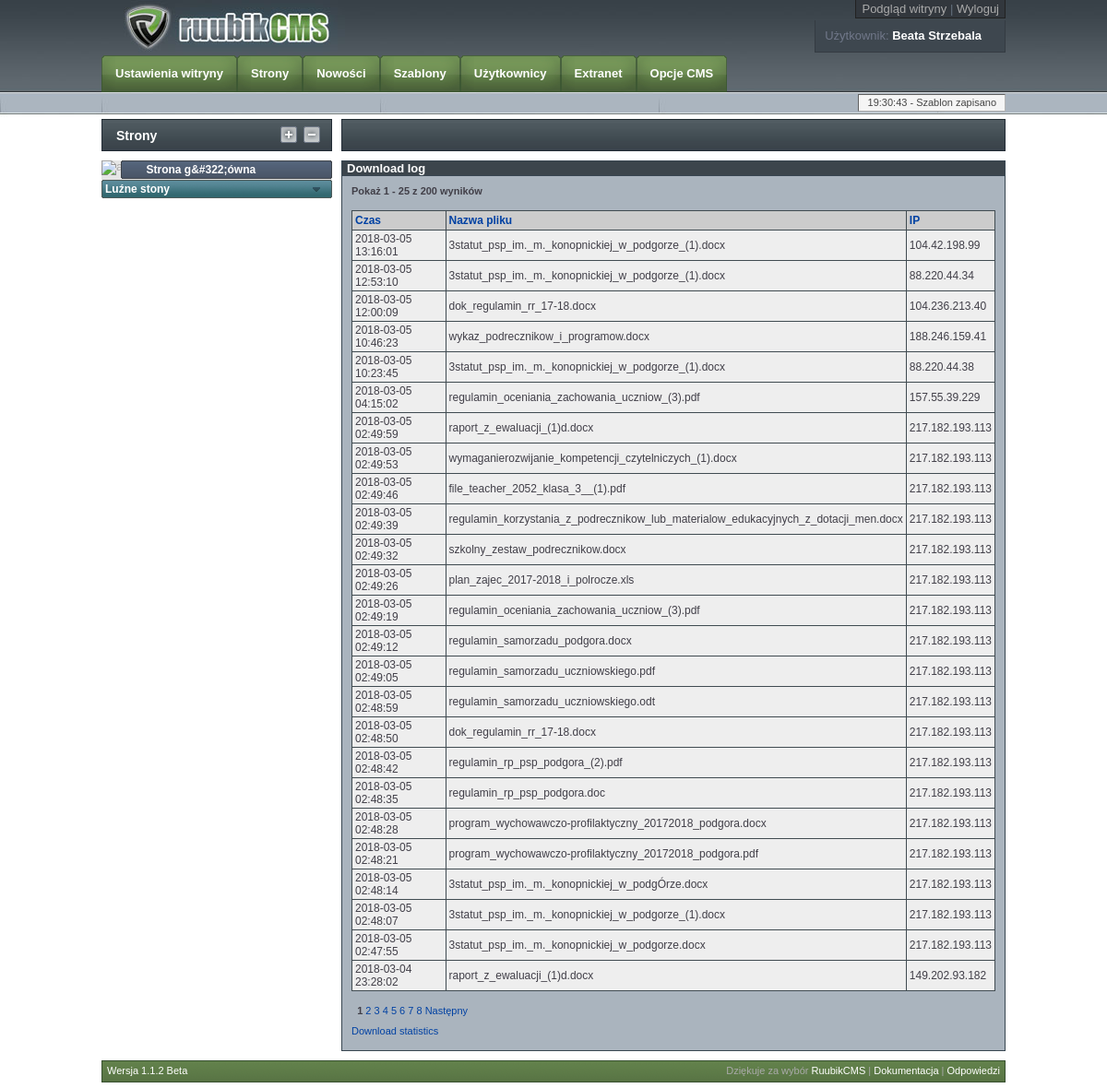
The app's page /ruubikcms/cms/dllog.php (signed in) with its own data.
### tables this page shows
CREATE TABLE "log" ("id" INTEGER PRIMARY KEY  NOT NULL ,"msg" TEXT,"time" TEXT,"ip" TEXT,"user" TEXT);

CREATE TABLE "page" ("pageurl" text PRIMARY KEY ,"name" text,"title" text,"header1" text,"description" text,"keywords" text,"content" text,"mother" text,"levelnum" integer,"ordernum" integer,"image1" text,"image2" text,"lang" text,"pagetype" integer,"extracode" text,"status" integer, "updater" TEXT, "updated" TEXT, "creator" TEXT, "image3" TEXT);

CREATE TABLE "dl_log" ("filename" TEXT,"ip" TEXT,"time" TEXT);

### ruubikcms/includes/commonfunc.php (called while the page is built, shortened)
<?php
function ec($input) {
	$site = get_site_data();
	return stripslashes(htmlentities($input, $ent=ENT_COMPAT, $site['charset']));
}
function query_single($sql)
{
	global $dbh;
	$result = $dbh->query($sql);
	$value = $result->fetchColumn();
	if ($value) return $value;
	else return FALSE;
}
function query_prep($sql, $params_array)
{
	global $dbh;
	$stmt = $dbh->prepare($sql);
	if ($stmt->execute($params_array)) {
		$result = $stmt->fetch(PDO::FETCH_NUM);
		return $result[0];
	}
}
function get_site_data()
{
	global $dbh;
	$stmt = $dbh->prepare("SELECT * FROM site WHERE id = 1");
	if ($stmt->execute()) {
		$result = $stmt->fetchAll(PDO::FETCH_ASSOC);
		return $result[0];
	}
}
?>

### ruubikcms/cms/includes/functions.php (called while the page is built, shortened)
<?php
function root_page($pageurl, $table='page')
{
	$level = query_prep("SELECT levelnum FROM ".$table." WHERE pageurl = ?", array($pageurl));
}
?>

### ruubikcms/cms/dllog.php (the view, shortened to what this page needs)
<?php
require('includes/required.php');
$cmspage = LOG;
require('includes/head.php');
?>
			<div id="mainBody">
			<?php require('includes/pagemenu.php');?>
				<form method="post" action="<?php echo ec($_SERVER['PHP_SELF']).'?'.ec($_SERVER['QUERY_STRING']);?>" name="newsEditForm">
                <div id="rightDiv">
					<div id="buttonBar">
					</div>
					<div id="rightContent">
						<div id="newsAdmin">
							<h2><?php echo DOWNLOADLOG;?></h2>
								<?php
								$rowsperpage = ROWSPERPAGE;
								if (isset($_GET['page'])) $page = intval($_GET['page']);
								else $page = 1;
								$start = $rowsperpage * ($page-1);
								$total = query_single("SELECT COUNT(*) FROM dl_log");
								$lastpage = ceil($total/$rowsperpage);
								$self = ec($_SERVER['PHP_SELF']).'?';
								if (isset($_GET['order'])) $self .= 'order='.$_GET['order'];
								else $self .= 'order=1';
								if (isset($_GET['desc']) OR !isset($_GET['order'])) $self .= '&amp;desc=1';
								$nav  = '';
								for($i = 1; $i <= $lastpage; $i++) {
									if ($i == $page) $nav .= " $i ";
									else $nav .= " <a href=\"$self&amp;page=$i\">$i</a> ";
								}
								if ($page > 1) {
									$i  = $page - 1;
									$prev  = ' <a href="'.$self.'&amp;page='.$i.'">'.PREVIOUS.'</a> ';
									$first  = ' <a href="'.$self.'&amp;page=1">'.FIRSTPAGE.'</a> ';
								} else {
								   $prev  = '&nbsp;';
								}
								if ($page < $lastpage) {
									$i = $page + 1;
									$next  = ' <a href="'.$self.'&amp;page='.$i.'">'.NEXT.'</a> ';
								} else {
								   $next = '&nbsp;';
								   $last = '&nbsp;';
								}
								if ($_GET['order'] == 1) $order = 'time';
								elseif ($_GET['order'] == 2) $order = 'filename';
								elseif ($_GET['order'] == 3) $order = 'ip';
								else $order = 'time';
								if ($_GET['desc'] == 1 OR !isset($_GET['order'])) $desc = ' DESC';
								else $desc = '';
								if ($lastpage > 1) echo '<p>'.SHOWING.' '.($start+1).' - '.($start+$rowsperpage > $total ? $total : $start+$rowsperpage).' '.sprintf(OFTOTALRESULTS, $total).'</p>';
								echo '<table class="logtable">';
								echo '<tr><th><a href="'.($_GET['desc'] ? '?order=1' : '?order=1&amp;desc=1').'">'.TIME.'</a></th><th><a href="'.($_GET['desc'] ? '?order=2' : '?order=2&amp;desc=1').'">'.FILENAME.'</a></th><th><a href="'.($_GET['desc'] ? '?order=4' : '?order=4&amp;desc=1').'">IP</a></th></tr>';
								$sql = "SELECT * FROM dl_log ORDER BY ".$order.$desc." LIMIT ".$start.", ".$rowsperpage;
								foreach ($dbh->query($sql) as $row) {
									echo '<tr><td>'.$row['time'].'</td><td>'.$row['filename'].'</td><td>'.$row['ip'].'</td></tr>';
								}
								echo '</table>';
								if ($lastpage > 1) echo '<p>'.$prev.$nav.$next.'</p>';
								echo '<p><a href="dlcount.php">'.DOWNLOADSTATS.'</a></p>';
								?>
						</div>
					</div>
				</div>
				<div class="clear"></div>
				</form>
			</div>
<?php require('includes/footer.php');?>

### ruubikcms/cms/includes/head.php (shortened to what this page needs)
<!DOCTYPE html PUBLIC "-//W3C//DTD XHTML 1.0 Transitional//EN"
"http://www.w3.org/TR/xhtml1/DTD/xhtml1-transitional.dtd">
<html xmlns="http://www.w3.org/1999/xhtml" xml:lang="<?php echo RLANG;?>" lang="<?php echo RLANG;?>">
	<head>
        <link rel="stylesheet" type="text/css" href="css/default.css" />
        <link rel="stylesheet" type="text/css" href="css/ruubikBody.css" />
        <link rel="stylesheet" type="text/css" href="css/ruubikMainMenu.css" />
        <link rel="stylesheet" type="text/css" href="css/ruubikWebMenu.css" />
        <link rel="stylesheet" type="text/css" href="css/ruubikButtons.css" />
        <link rel="stylesheet" type="text/css" href="css/ruubikToolTip.css" />
        <link rel="stylesheet" type="text/css" href="css/styleLogin.css" />
        <link rel="stylesheet" type="text/css" href="css/datePicker.css" />
		<?php if ($cmspage == LOG) echo '<link rel="stylesheet" type="text/css" href="css/styleAdminNews.css" />';?>
    </head>
    <body>
        <div id="wrapper">
            <div id="header">
                <div id="top">
					<div id="topLinks">
						<span id="linksBox">
							<a href="../../" target="_blank"><?php echo VIEWSITE;?></a> | <a href="login/logout.php"><?php echo LOGOUT;?></a>
						</span>
					</div>
					<div id="topUser">
						<span id="userBox">
							<?php
								$name = $_SESSION['firstname'].' '.$_SESSION['lastname'];
								echo USER.': <span id="userName">'.$name.'</span>';
							?>
						</span>
					</div>
				</div>
                <div id="mainNavigation">
                    <ul>
						<?php require('mainmenu.php');?>
					</ul>
				</div>
                 <div id="infoMessage">
					<div id="messageText"><?php echo substr(query_single("SELECT time FROM log ORDER BY time DESC LIMIT 1"),-8);?> - <?php echo query_single("SELECT msg FROM log ORDER BY time DESC LIMIT 1")?></div>
				</div>
			</div>

### ruubikcms/cms/includes/pagemenu.php (shortened to what this page needs)
           <div id="leftDiv">
<div class="blueHeader"><?php echo WEBPAGES;?><div id="showAll">&nbsp;</div><div id="showMain">&nbsp;</div></div>
<div id="pageManagement">
	<div id="rootMenu">
	<?php
		if (isset($_GET['p'])) $p = ec($_GET['p']);
		else $p = '';
		$sql = "SELECT pageurl, name FROM page WHERE levelnum = 1 ORDER BY ordernum";
		foreach ($dbh->query($sql) as $row) {
			echo '
				<div class="arrowdiv1"><a href="index.php'.'?p='.$row['pageurl'].'&amp;moveup=1&amp;token='.$token.'"><img src="images/arrow1.gif" class="imgover" alt="arrow" /></a></div>
				<div class="rootPage"><a href="index.php'.'?p='.$row['pageurl'].'"'.($row['pageurl'] == root_page($p) ? ' class="selected"' : '').'>'.ec($row['name']).'</a></div>
				<div class="subMenu1"'.($row['pageurl'] == root_page($p) ? ' id="open"' : '').'>';
			echo '
				</div> ';
		}
		echo '
				<div class="rootPageFree"><a href="index.php'.'?p=---notinmenu---">'.FREEPAGES.'</a></div>
				<div class="subMenu1"'.(($p == '---notinmenu---' OR root_page($p) == '---notinmenu---') ? ' id="open"' : '').'>';
		echo '
				</div>';
		?>
	</div>
</div>
           </div>

### ruubikcms/cms/css/default.css (style rules this page uses)
html, body, div, span, applet, object, iframe, h1, h2, h3, h4, h5, h6, p, blockquote, pre, a, abbr, acronym, address, big, cite, code, del, dfn, em, font, img, ins, kbd, q, s, samp, small, strike, strong, sub, sup, tt, var, b, u, i, center, dl, dt, dd, ol, ul, li, fieldset, form, label, legend, table, caption, tbody, tfoot, thead, tr, th, td { margin: 0; padding: 0; border: 0; outline: 0; font-size: 100%; }
ol, ul { list-style: none; }
table { border-collapse: collapse; border-spacing: 0; }
h2 { font-size: 2.0em; }
p { padding: 5px 0; }
a:link, a:visited { color: #aaaaaa; font-weight: normal; text-decoration: none; }

### ruubikcms/cms/css/ruubikBody.css (style rules this page uses)
body { font-family: verdana, arial, Helvetica, sans-serif; font-size: small; font-weight: normal; color: #333333; background: #ffffff url(images/bg.jpg) repeat-x top left; }
#wrapper { position: relative; margin-left: auto; margin-right: auto; width: 980px; }
#header { position: relative; background: #aaaaaa url(images/bg.jpg) repeat-x top left; height: 124px; border-bottom: 5px solid #ffffff; }
#top { height: 60px; background: url(images/logo.jpg) no-repeat top left; }
#top #topLinks { padding: 0; text-align: right; color: #65727f; height: 20px; line-height: 20px; }
#topLinks #linksBox { text-align: left; padding: 2px 6px; background: #32373D; border: 1px solid #222; border-top: none; }
#topUser { margin-top: 1px; text-align: right; padding: 0; height: 35px; line-height: 35px; color: #71788a; }
#topUser #userBox { text-align: left; padding: 9px 25px 10px 10px; height: 35px; line-height: 35px; background: #3e474f; border: 1px solid #343b42; border-top: 1px solid #222; border-top: none; }
#topUser #userName { color: #ffffff; font-weight: bold; }
#mainNavigation { position: relative; height: 40px; }
#mainBody { position: relative; width: 980px; }
#leftDiv { position: relative; float: left; width: 250px; }
div.blueHeader { position: relative; padding: 10px 0 0 15px; font-family: trebuchet MS, verdana, arial, Helvetica, sans-serif; height: 25px; font-weight: bold; font-size: 14px; color: #ffffff; border-right: 1px solid #222b35; border-left: 1px solid #222b35; background: url(images/h1_bg.jpg) repeat-x top left; }
div.blueHeader div#showAll { position: absolute; top: 8px; right: 25px; width: 30px; height: 20px; background: url(images/plus.gif) no-repeat top left; }
div.blueHeader div#showMain { position: absolute; top: 8px; right: 0px; width: 30px; height: 20px; background: url(images/minus.gif) no-repeat top left; }
#rightDiv { position: relative; float: right; width: 720px; }
#rightContent { position: relative; padding: 10px 0 9px 0; width: 720px; }
#rightContent a { color: #0041a3; }
#rightContent p { padding: 5px 10px; }
div.clear { position: relative; clear: both; font-size: 1px; height: 1px; line-height: 1em; }
#newsAdmin table.logtable { margin: 10px; }
#newsAdmin .logtable th { font-weight: bold; padding: 3px; border: 1px solid #404b51; font-size: 12px; background: #ccc; }
#newsAdmin .logtable a { font-weight: bold; }
#newsAdmin .logtable td { font-weight: normal; font-size: 12px; padding: 2px 3px; border: 1px solid #404b51; background: #eee; }

### ruubikcms/cms/css/ruubikMainMenu.css (style rules this page uses)
#mainNavigation ul { list-style:none; }
#infoMessage { position: absolute; bottom: 0; right: 0; padding: 0 0 0 0; line-height: 1em; width: 400px; height: 22px; }
#infoMessage #messageText { float: right; padding: 2px 9px 2px 10px; font-size: 11px; color: #454545; border: 1px inset #b5b5b5; background: #f5f5f5; text-align: right; }

### ruubikcms/cms/css/ruubikWebMenu.css (style rules this page uses)
div#pageManagement { padding: 10px 0 0 0; text-align: left; color: #ffffff; line-height: 1; }
div#rootMenu, div#rootMenuNews { width: 250px; background: #e5e5e5; }
div.arrowdiv1 { margin-bottom: 1px; float: left; }
div.rootPage { margin: 0 0 1px 21px; width: 229px; position: relative; }
div.rootPage a:link, div.rootPage a:visited { display: block; padding: 0 0 0 4px; width: 225px; min-height: 20px; line-height: 20px; color: #ffffff; font-size: 12px; font-family: trebuchet ms, arial; font-weight: bold; text-decoration: none; background: url("images/rootpage.gif") no-repeat bottom left; }
div.rootPageFree a:link, div.rootPageFree a:visited { display: block; padding: 0 0 0 4px; width: 246px; min-height: 20px; line-height: 20px; color: #ffffff; font-size: 12px; font-family: trebuchet ms, arial; font-weight: bold; text-decoration: none; background: url("images/rootpage_free.gif") no-repeat bottom left; }

### records on screen
log: time "19:30:43"
page: name "Strona g&#322;ówna"
dl_log: time "2018-03-05 13:16:01", filename "3statut_psp_im._m._konopnickiej_w_podgorze_(1).docx", ip "104.42.198.99"
dl_log: time "2018-03-05 12:53:10", filename "3statut_psp_im._m._konopnickiej_w_podgorze_(1).docx", ip "88.220.44.34"
dl_log: time "2018-03-05 12:00:09", filename "dok_regulamin_rr_17-18.docx", ip "104.236.213.40"
dl_log: time "2018-03-05 10:46:23", filename "wykaz_podrecznikow_i_programow.docx", ip "188.246.159.41"
dl_log: time "2018-03-05 10:23:45", filename "3statut_psp_im._m._konopnickiej_w_podgorze_(1).docx", ip "88.220.44.38"
dl_log: time "2018-03-05 04:15:02", filename "regulamin_oceniania_zachowania_uczniow_(3).pdf", ip "157.55.39.229"
dl_log: time "2018-03-05 02:49:59", filename "raport_z_ewaluacji_(1)d.docx", ip "217.182.193.113"
dl_log: time "2018-03-05 02:49:53", filename "wymaganierozwijanie_kompetencji_czytelniczych_(1).docx", ip "217.182.193.113"
dl_log: time "2018-03-05 02:49:46", filename "file_teacher_2052_klasa_3__(1).pdf", ip "217.182.193.113"
dl_log: time "2018-03-05 02:49:39", filename "regulamin_korzystania_z_podrecznikow_lub_materialow_edukacyjnych_z_dotacji_men.docx", ip "217.182.193.113"
dl_log: time "2018-03-05 02:49:32", filename "szkolny_zestaw_podrecznikow.docx", ip "217.182.193.113"
dl_log: time "2018-03-05 02:49:26", filename "plan_zajec_2017-2018_i_polrocze.xls", ip "217.182.193.113"
dl_log: time "2018-03-05 02:49:19", filename "regulamin_oceniania_zachowania_uczniow_(3).pdf", ip "217.182.193.113"
dl_log: time "2018-03-05 02:49:12", filename "regulamin_samorzadu_podgora.docx", ip "217.182.193.113"
dl_log: time "2018-03-05 02:49:05", filename "regulamin_samorzadu_uczniowskiego.pdf", ip "217.182.193.113"
dl_log: time "2018-03-05 02:48:59", filename "regulamin_samorzadu_uczniowskiego.odt", ip "217.182.193.113"
dl_log: time "2018-03-05 02:48:50", filename "dok_regulamin_rr_17-18.docx", ip "217.182.193.113"
dl_log: time "2018-03-05 02:48:42", filename "regulamin_rp_psp_podgora_(2).pdf", ip "217.182.193.113"
dl_log: time "2018-03-05 02:48:35", filename "regulamin_rp_psp_podgora.doc", ip "217.182.193.113"
dl_log: time "2018-03-05 02:48:28", filename "program_wychowawczo-profilaktyczny_20172018_podgora.docx", ip "217.182.193.113"
dl_log: time "2018-03-05 02:48:21", filename "program_wychowawczo-profilaktyczny_20172018_podgora.pdf", ip "217.182.193.113"
dl_log: time "2018-03-05 02:48:14", filename "3statut_psp_im._m._konopnickiej_w_podgÓrze.docx", ip "217.182.193.113"
dl_log: time "2018-03-05 02:48:07", filename "3statut_psp_im._m._konopnickiej_w_podgorze_(1).docx", ip "217.182.193.113"
dl_log: time "2018-03-05 02:47:55", filename "3statut_psp_im._m._konopnickiej_w_podgorze.docx", ip "217.182.193.113"
dl_log: time "2018-03-04 23:28:02", filename "raport_z_ewaluacji_(1)d.docx", ip "149.202.93.182"

### other values on screen
VIEWSITE "Podgląd witryny"
LOGOUT "Wyloguj"
USER "Użytkownik"
$name "Beata Strzebala"
SITESETUP "Ustawienia witryny"
WEBPAGES "Strony"
NEWS "Nowości"
SNIPPETS "Szablony"
USERS "Użytkownicy"
EXTRANET "Extranet"
CMSOPTIONS "Opcje CMS"
query_single("SELECT msg FROM log ORDER BY time DESC LIMIT 1") "Szablon zapisano"
FREEPAGES "Luźne stony"
DOWNLOADLOG "Download log"
SHOWING "Pokaż"
